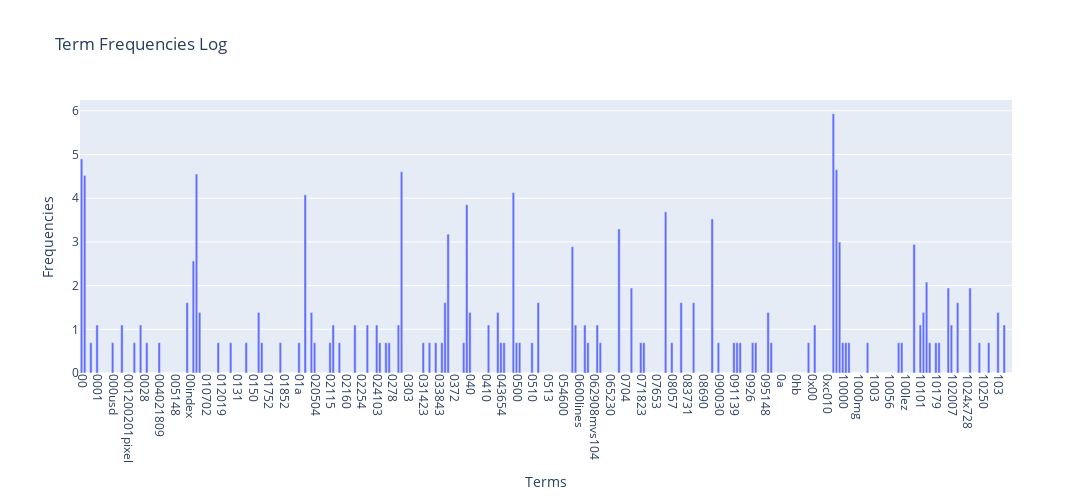

Here is the notebook cell this chart was saved with:
### Markdown cell above
### >>> **Exercise 15 (take home):** 
You can copy the code from the previous exercise and change the 'term_frequencies' variable for the 'term_frequencies_log', comment about the differences that you observe and talk about other possible insights that we can get from a log distribution.

### Code cell
# Import necessary libraries
import plotly.graph_objects as go

x_values = count_vect.get_feature_names_out()[:300]
y_values = term_frequencies_log[:300]

# Create a bar plot
fig = go.Figure(data=[go.Bar(x=x_values, y=y_values)])

# Update layout for figure size and x-axis label rotation
fig.update_layout(
    title='Term Frequencies Log',
    xaxis_title='Terms',
    yaxis_title='Frequencies',
    xaxis=dict(tickangle=90),
    width=2000,  
    height=500   
)

# Show the plot
fig.show()

### Figure 1 — Plotly figure (JSON) as saved in the notebook; plotly's stock layout.template omitted (floating-point values rounded to 4 significant figures; data arrays with more than 128 entries replaced by an {"elided": "..."} marker saying what was removed)
{"data": [{"type": "bar", "x": {"elided": "300 str values"}, "y": {"elided": "300 float values"}}], "layout": {"height": 500, "title": {"text": "Term Frequencies Log"}, "width": 2000, "xaxis": {"tickangle": 90, "title": {"text": "Terms"}}, "yaxis": {"title": {"text": "Frequencies"}}}}
